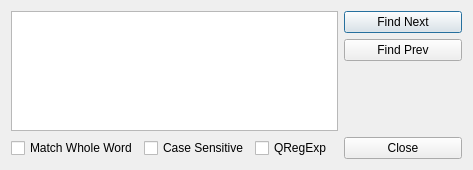
<?xml version="1.0" encoding="UTF-8"?>
<ui version="4.0">
 <class>dialog</class>
 <widget class="QDialog" name="dialog">
  <property name="geometry">
   <rect>
    <x>0</x>
    <y>0</y>
    <width>436</width>
    <height>170</height>
   </rect>
  </property>
  <property name="windowTitle">
   <string>Find</string>
  </property>
  <layout class="QGridLayout" name="gridLayout">
   <item row="0" column="4">
    <widget class="QPushButton" name="uiFindNextBTN">
     <property name="minimumSize">
      <size>
       <width>118</width>
       <height>0</height>
      </size>
     </property>
     <property name="maximumSize">
      <size>
       <width>118</width>
       <height>16777215</height>
      </size>
     </property>
     <property name="text">
      <string>Find Next</string>
     </property>
     <property name="autoDefault">
      <bool>true</bool>
     </property>
    </widget>
   </item>
   <item row="1" column="4">
    <widget class="QPushButton" name="uiFindPrevBTN">
     <property name="minimumSize">
      <size>
       <width>118</width>
       <height>0</height>
      </size>
     </property>
     <property name="maximumSize">
      <size>
       <width>118</width>
       <height>16777215</height>
      </size>
     </property>
     <property name="text">
      <string>Find Prev</string>
     </property>
    </widget>
   </item>
   <item row="2" column="4">
    <spacer name="verticalSpacer">
     <property name="orientation">
      <enum>Qt::Vertical</enum>
     </property>
     <property name="sizeHint" stdset="0">
      <size>
       <width>115</width>
       <height>62</height>
      </size>
     </property>
    </spacer>
   </item>
   <item row="3" column="0">
    <widget class="QCheckBox" name="uiFindWholeWordsCHK">
     <property name="text">
      <string>Match Whole Word</string>
     </property>
    </widget>
   </item>
   <item row="3" column="1">
    <widget class="QCheckBox" name="uiCaseSensitiveCHK">
     <property name="text">
      <string>Case Sensitive</string>
     </property>
    </widget>
   </item>
   <item row="3" column="3">
    <spacer name="horizontalSpacer">
     <property name="orientation">
      <enum>Qt::Horizontal</enum>
     </property>
     <property name="sizeHint" stdset="0">
      <size>
       <width>32</width>
       <height>20</height>
      </size>
     </property>
    </spacer>
   </item>
   <item row="3" column="4">
    <widget class="QPushButton" name="uiCloseBTN">
     <property name="minimumSize">
      <size>
       <width>118</width>
       <height>0</height>
      </size>
     </property>
     <property name="maximumSize">
      <size>
       <width>118</width>
       <height>16777215</height>
      </size>
     </property>
     <property name="text">
      <string>Close</string>
     </property>
    </widget>
   </item>
   <item row="3" column="2">
    <widget class="QCheckBox" name="uiQRegExpCHK">
     <property name="toolTip">
      <string>&lt;html&gt;&lt;head/&gt;&lt;body&gt;&lt;p&gt;Use Qt's QRegExp engine to find using regular expressions instead of a plain text find.&lt;/p&gt;&lt;/body&gt;&lt;/html&gt;</string>
     </property>
     <property name="text">
      <string>QRegExp</string>
     </property>
    </widget>
   </item>
   <item row="0" column="0" rowspan="3" colspan="4">
    <widget class="QPlainTextEdit" name="uiSearchTXT"/>
   </item>
  </layout>
 </widget>
 <tabstops>
  <tabstop>uiSearchTXT</tabstop>
  <tabstop>uiFindNextBTN</tabstop>
  <tabstop>uiFindPrevBTN</tabstop>
  <tabstop>uiFindWholeWordsCHK</tabstop>
  <tabstop>uiCaseSensitiveCHK</tabstop>
  <tabstop>uiQRegExpCHK</tabstop>
  <tabstop>uiCloseBTN</tabstop>
 </tabstops>
 <resources/>
 <connections>
  <connection>
   <sender>uiCloseBTN</sender>
   <signal>clicked()</signal>
   <receiver>dialog</receiver>
   <slot>reject()</slot>
   <hints>
    <hint type="sourcelabel">
     <x>322</x>
     <y>154</y>
    </hint>
    <hint type="destinationlabel">
     <x>284</x>
     <y>172</y>
    </hint>
   </hints>
  </connection>
 </connections>
</ui>
